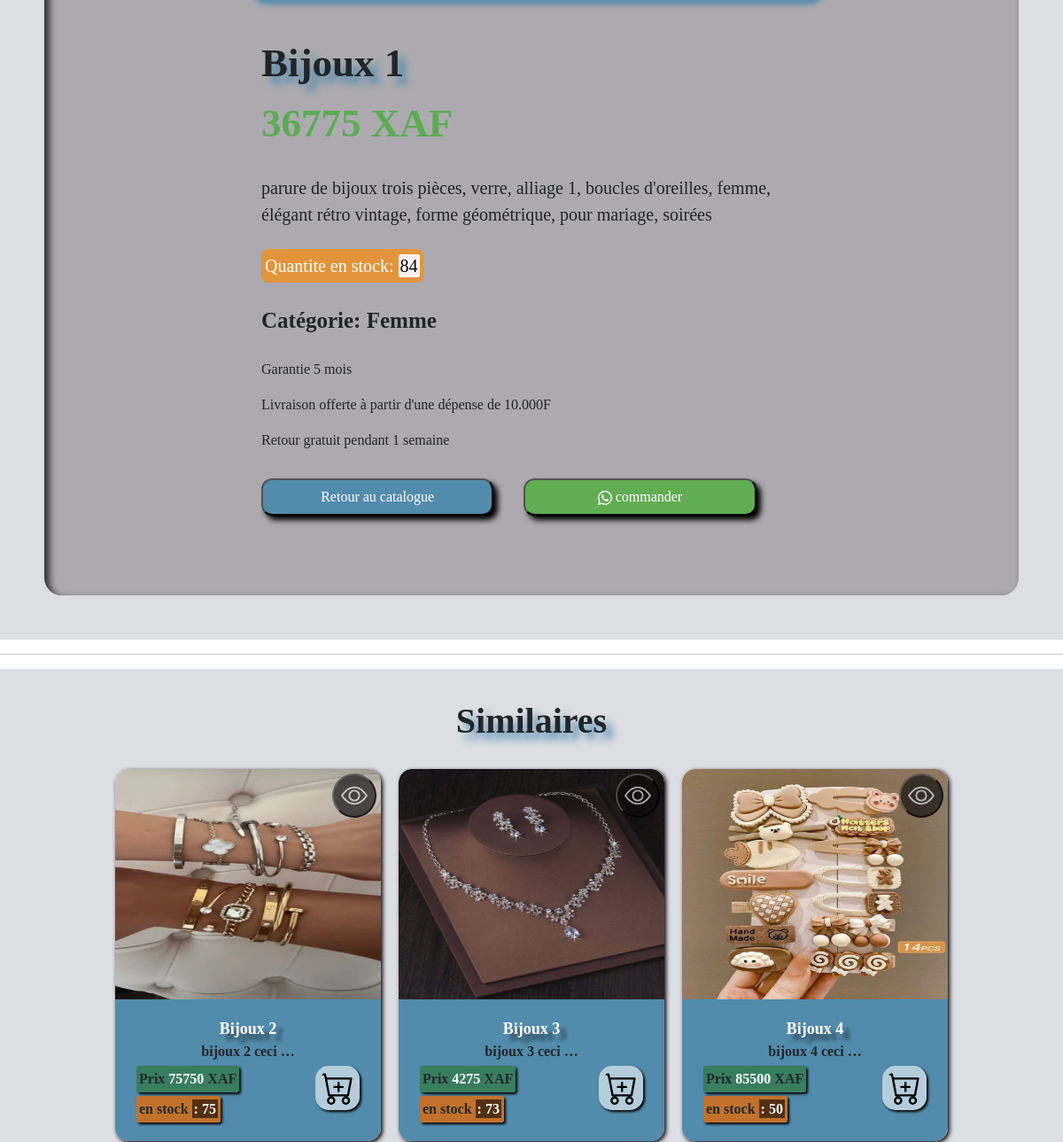
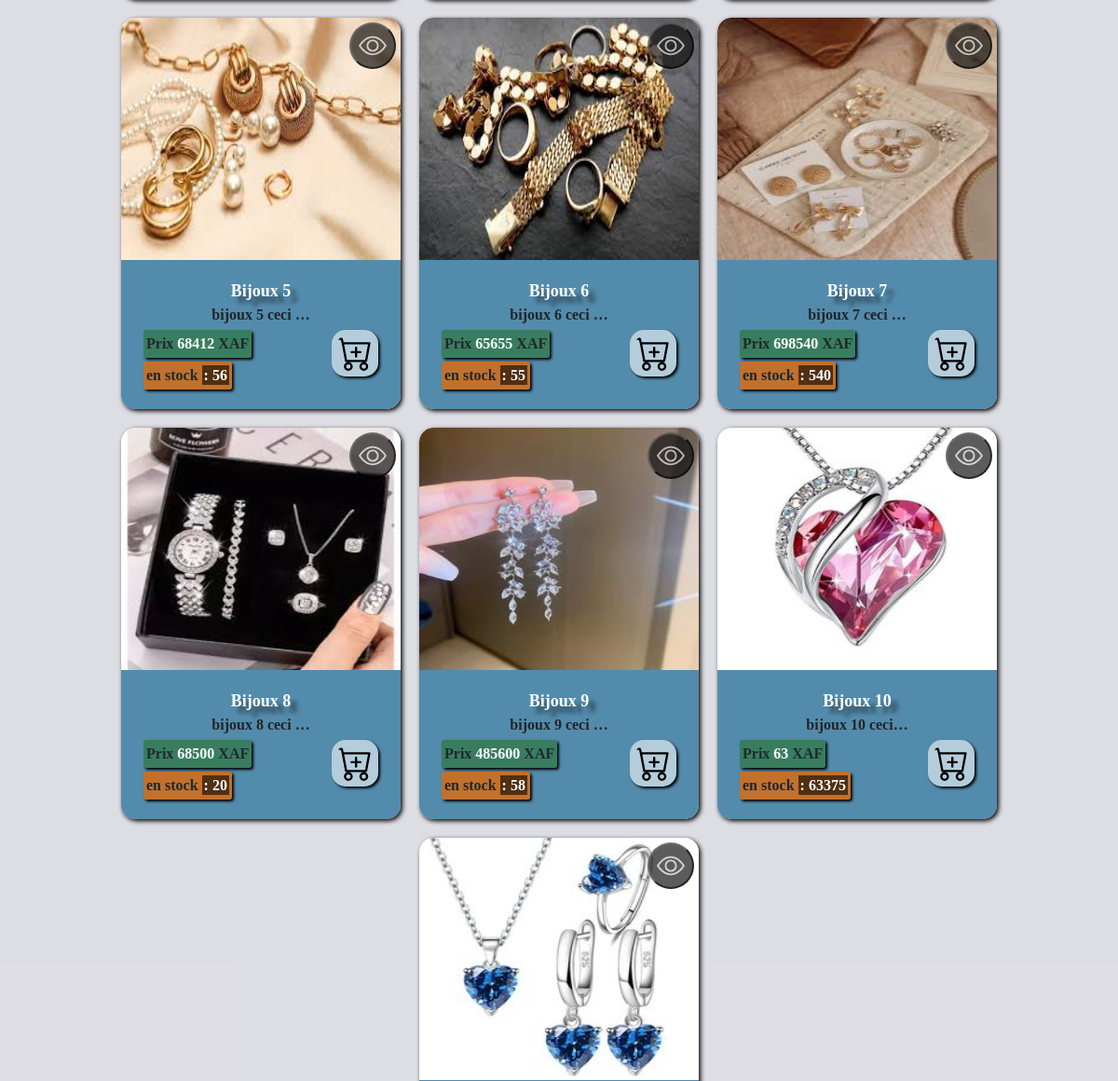
The app's page /article133/ (middle part), older data (2 pictures, top to bottom).
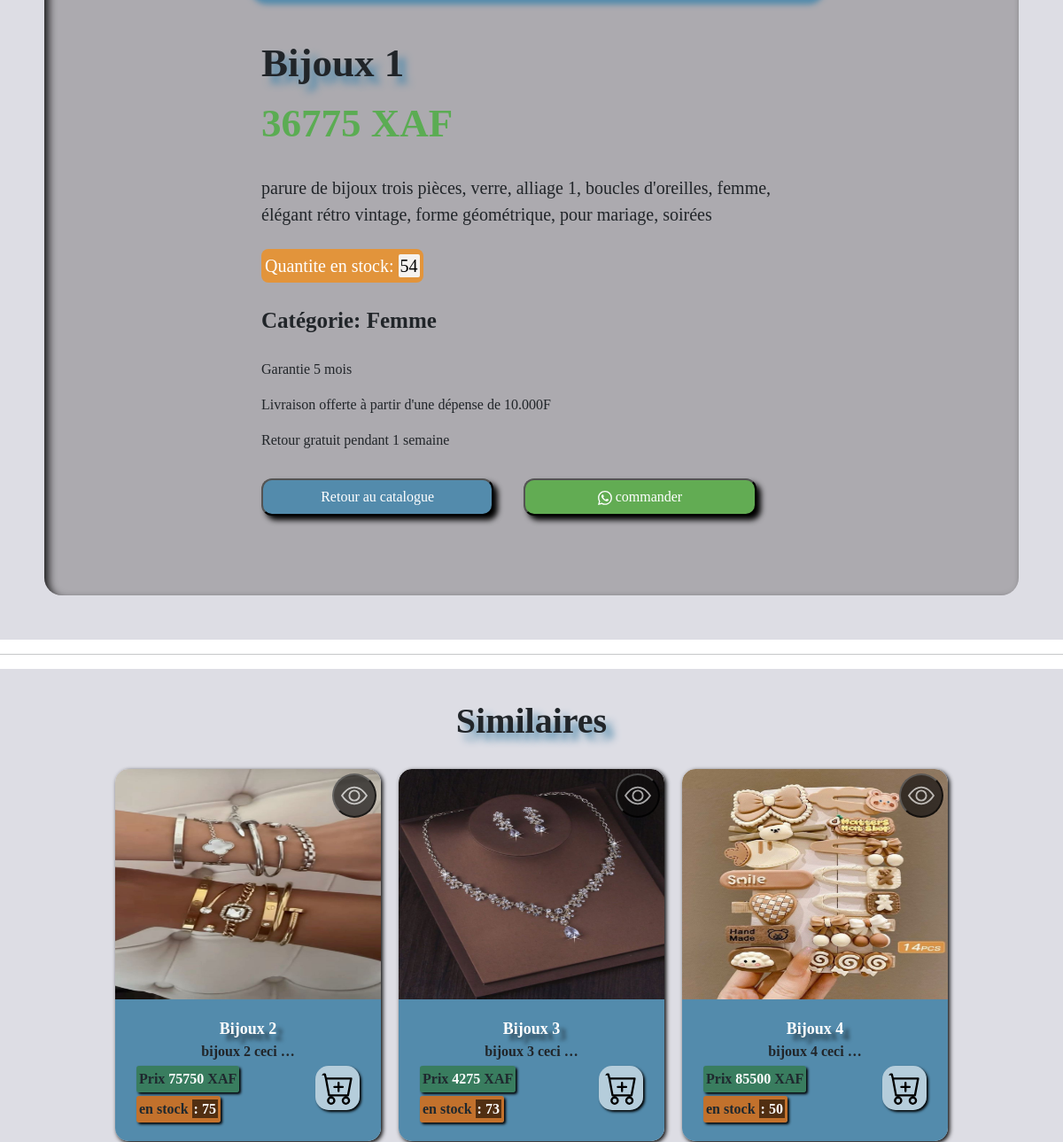
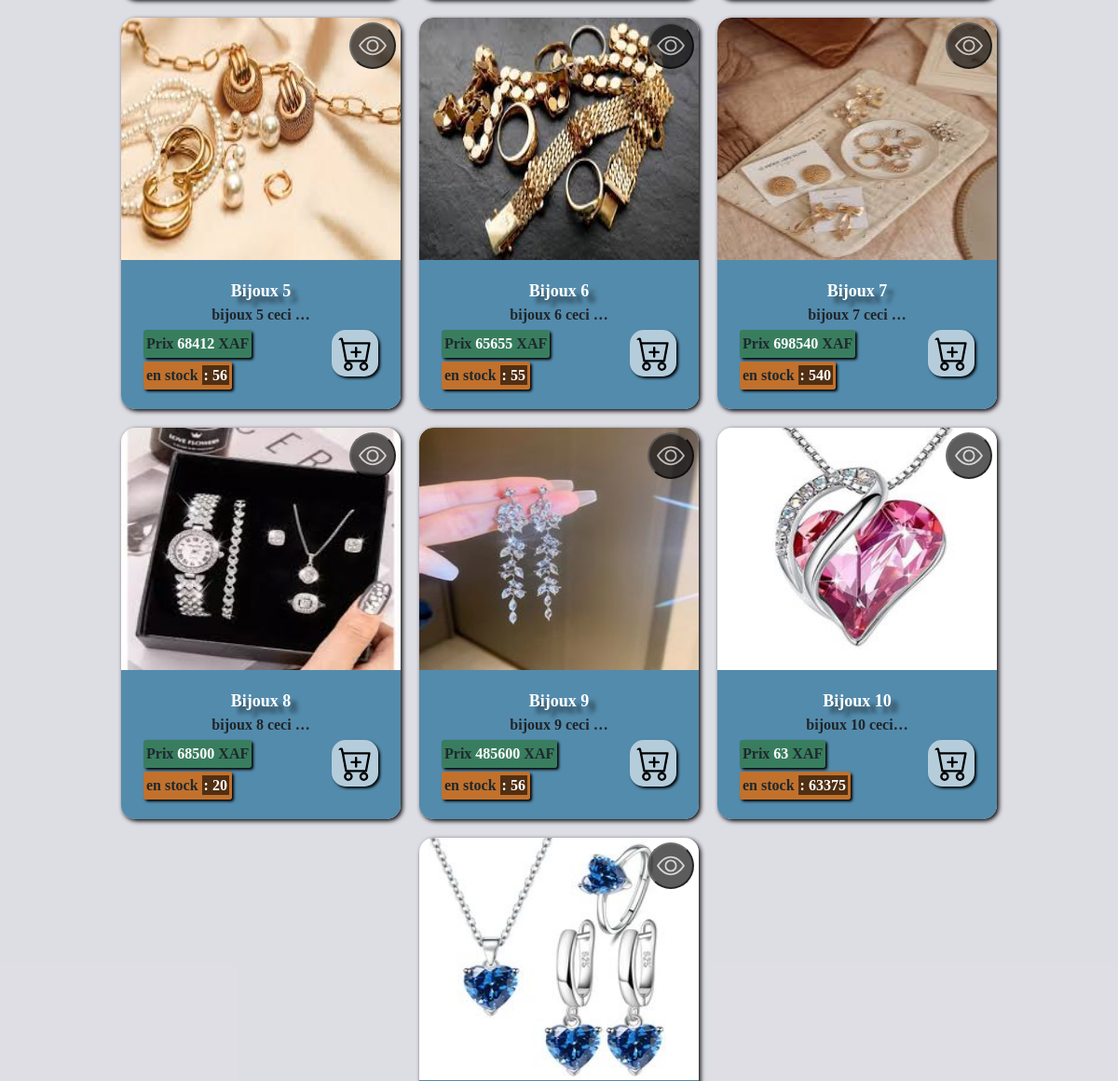
The same page, newer data (2 pictures, top to bottom).
### site_app/models.py (models this page shows, shortened)
class Article(models.Model):
    name = models.CharField(max_length=50)
    description = models.TextField(blank=True)
    prix = models.IntegerField()
    quantite_stock = models.IntegerField()
    image = models.ImageField(upload_to='imagesArticles', null=True, blank=True)
    categorie = models.ForeignKey(
        Catégorie,
        on_delete=models.CASCADE,
        null=True
        )
    type = models.ForeignKey(Type, null=True, on_delete=models.CASCADE)

class Catégorie(models.Model):
    nom = models.CharField(max_length=50)
    image = models.ImageField(upload_to='imagesCategories', null=True, blank=True)
    feminin = models.BooleanField()
    def __str__ (self):
        return self.nom

### site_app/views.py (the view)
# urls.py: path('article<int:id>/', views.detail, name='detail'),
def detail(request, id):
    article = get_object_or_404(Article, id=id)
    articles = Article.objects.all()
    return render(request, 'pages/detail.html', {'article':article, 'articles':articles})

### site_app/templates/pages/detail.html (shortened to what this page needs)
{% extends "../base.html" %}
{% load static %}
{% block content %}
<div class="detail_contain" style="background-color:rgba(11, 12, 58, 0.137);">
    <div class="detail_contain_item">
        <div class="infos">
            <div class="inf">
                <div class="name"> {{article.name}} </div>
                <div class="prix">{{article.prix}} XAF</div><br>
                <div class="descrip"> {{article.description}} </div><br>
                <div class="qte">Quantite en stock: <span> {{article.quantite_stock}}</span>  </div><br>
                <div class="categorie"><span>Catégorie: </span> {{article.categorie}} </div>
                <div class="text">
                    <br><p>Garantie 5 mois</p>
                    <p>Livraison offerte à partir d'une dépense de 10.000F</p>
                    <p>Retour gratuit pendant 1 semaine</p>
                </div>
                <div class="bouttons">
                    <a href="{% url 'catalogue' %}"><button class="btn1">Retour au catalogue</button></a>
                    <a href="https://wa.me/+237698735802?text=Salut%20jaimerai%20passer%20la%20commande%20de%20{{article.name}}">
                        <button class="btn2">
                            commander
                        </button></a>
                </div>
            </div>
        </div>
    </div>
</div>
<hr>
<div class="catalogue_page" style="background-color:rgba(11, 12, 58, 0.137);">
    <h1>Similaires</h1>
    <div class="catalogue_cantain">
        {% for a in articles %}
        {% if a.categorie == article.categorie %}
        {% if a.type == article.type %}
        {% if a.id != article.id %}
        <div class="catalogue_contain_item">
            <div class="catalogue_contain_image">
                <a href="{% url 'detail' a.id %}"><img src="{{a.image.url}}" alt="{{a.nom}}"></a>
                <a href="{% url 'detail' a.id %}"><button>
                </button></a>
            </div>
            <div class="catalogue_contain_description">
                    <div class="nom" id="art{{a.id}}"> {{a.name}} </div>
                    <div class="description">{{a.description | truncatechars:15 }}</div>
                       <div class="catalogue_flex">
                           <div class="catalogue_flex1">
                               <div class="prix">Prix <span id="price{{a.id}}">{{a.prix}}</span> XAF</div>
                               <div class="qte_stock">en stock <span>: {{a.quantite_stock}}</span></div>
                            </div>
                            <div class="catalogue_flex2">
                                <svg xmlns="http://www.w3.org/2000/svg" width="16" height="16" fill="currentColor" class="bi bi-cart-plus" viewBox="0 0 16 16" onclick="compteur_panier(this)" id="{{a.id}}">
                                <path d="M9 5.5a.5.5 0 0 0-1 0V7H6.5a.5.5 0 0 0 0 1H8v1.5a.5.5 0 0 0 1 0V8h1.5a.5.5 0 0 0 0-1H9z"/>
                                <path d="M.5 1a.5.5 0 0 0 0 1h1.11l.401 1.607 1.498 7.985A.5.5 0 0 0 4 12h1a2 2 0 1 0 0 4 2 2 0 0 0 0-4h7a2 2 0 1 0 0 4 2 2 0 0 0 0-4h1a.5.5 0 0 0 .491-.408l1.5-8A.5.5 0 0 0 14.5 3H2.89l-.405-1.621A.5.5 0 0 0 2 1zm3.915 10L3.102 4h10.796l-1.313 7zM6 14a1 1 0 1 1-2 0 1 1 0 0 1 2 0m7 0a1 1 0 1 1-2 0 1 1 0 0 1 2 0"/>
                            </svg>
                        </div>
                    </div>
                </div>
            </div>
            {% endif %}
            {% endif %}
        {% endif %}
        {% endfor %}
        </div>
    </div>
{% endblock content %}

Row changes from the older to the newer data that the page shows:
changed Article "Bijoux 1": quantite_stock "84" → "54"
changed Article "Bijoux 9": quantite_stock "58" → "56"
